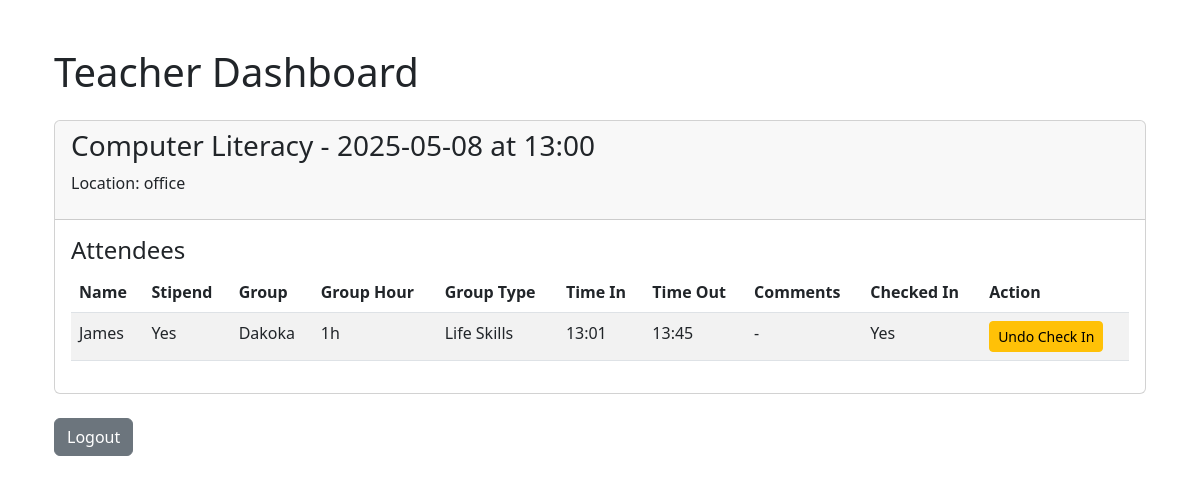
Before: /teacher/dashboard (signed in) with the older database file.
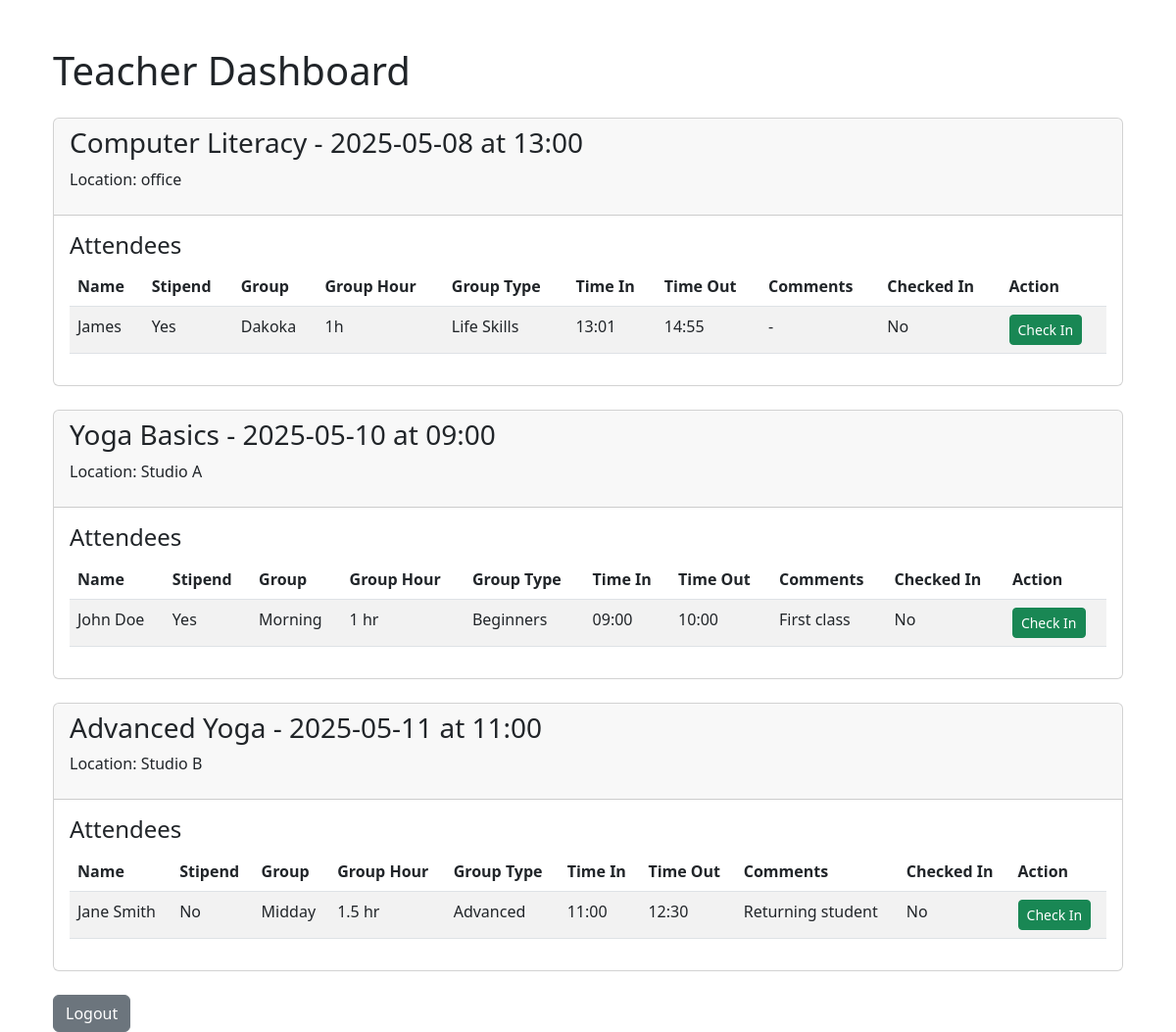
After: the same page with the newer database file.
### models.py (models this page shows)
class Class(db.Model):
    id = db.Column(db.Integer, primary_key=True)
    name = db.Column(db.String(100), nullable=False)
    date = db.Column(db.Date, nullable=False)
    time = db.Column(db.Time, nullable=False)
    teacher_id = db.Column(db.Integer, db.ForeignKey('user.id'), nullable=False)
    location = db.Column(db.String(100), nullable=False)
    attendees = db.relationship('Attendee', backref='class_ref', lazy=True, cascade="all, delete-orphan")

class Attendee(db.Model):
    id = db.Column(db.Integer, primary_key=True)
    name = db.Column(db.String(100), nullable=False)
    stipend = db.Column(db.Boolean, default=False)
    group = db.Column(db.String(50), nullable=True)
    comments = db.Column(db.String(200), nullable=True)
    checked_in = db.Column(db.Boolean, default=False)
    class_id = db.Column(db.Integer, db.ForeignKey('class.id'), nullable=False)
    group_hour = db.Column(db.String(50), nullable=True)  # e.g., "1 hr" or "10:00 AM"
    group_type = db.Column(db.String(50), nullable=True)  # e.g., "Beginners", "Advanced"
    time_in = db.Column(db.Time, nullable=True)  # Check-in time
    time_out = db.Column(db.Time, nullable=True)  # Check-out time

### routes/teacher.py (the view)
@bp.route('/teacher/dashboard')
@login_required
def dashboard():
    if current_user.role != 'teacher':
        flash('Access denied: Teachers only.', 'danger')
        return redirect(url_for('auth.login'))
    classes = Class.query.filter_by(teacher_id=current_user.id).all()
    return render_template('dashboard_teacher.html', classes=classes)

### app.py (called while the page is built)
@login_manager.user_loader
def load_user(user_id):
    from models import User
    return User.query.get(int(user_id))

### templates/dashboard_teacher.html (shortened to what this page needs)
{% extends 'base.html' %}
{% block content %}
<div class="container mt-5">
    <h1 class="mb-4">Teacher Dashboard</h1>
    {% if classes %}
        {% for class_ in classes %}
            <div class="card mb-4">
                <div class="card-header">
                    <h3>{{ class_.name }} - {{ class_.date.strftime('%Y-%m-%d') }} at {{ class_.time.strftime('%H:%M') }}</h3>
                    <p>Location: {{ class_.location }}</p>
                </div>
                <div class="card-body">
                    <h4>Attendees</h4>
                    {% if class_.attendees %}
                        <table class="table table-striped">
                            <thead>
                                <tr>
                                    <th>Name</th>
                                    <th>Stipend</th>
                                    <th>Group</th>
                                    <th>Group Hour</th>
                                    <th>Group Type</th>
                                    <th>Time In</th>
                                    <th>Time Out</th>
                                    <th>Comments</th>
                                    <th>Checked In</th>
                                    <th>Action</th>
                                </tr>
                            </thead>
                            <tbody>
                                {% for attendee in class_.attendees %}
                                    <tr>
                                        <td>{{ attendee.name }}</td>
                                        <td>{{ 'Yes' if attendee.stipend else 'No' }}</td>
                                        <td>{{ attendee.group or '-' }}</td>
                                        <td>{{ attendee.group_hour or '-' }}</td>
                                        <td>{{ attendee.group_type or '-' }}</td>
                                        <td>{{ attendee.time_in.strftime('%H:%M') if attendee.time_in else '-' }}</td>
                                        <td>{{ attendee.time_out.strftime('%H:%M') if attendee.time_out else '-' }}</td>
                                        <td>{{ attendee.comments or '-' }}</td>
                                        <td>{{ 'Yes' if attendee.checked_in else 'No' }}</td>
                                        <td>
                                            <form action="{{ url_for('teacher.check_in', attendee_id=attendee.id) }}" method="POST">
                                                <button type="submit" class="btn btn-sm {{ 'btn-success' if not attendee.checked_in else 'btn-warning' }}">
                                                    {{ 'Check In' if not attendee.checked_in else 'Undo Check In' }}
                                                </button>
                                            </form>
                                        </td>
                                    </tr>
                                {% endfor %}
                            </tbody>
                        </table>
                    {% else %}
                        <p>No attendees registered for this class.</p>
                    {% endif %}
                </div>
            </div>
        {% endfor %}
    {% else %}
        <p>No classes assigned to you.</p>
    {% endif %}
    <a href="{{ url_for('auth.logout') }}" class="btn btn-secondary">Logout</a>
</div>
{% endblock %}

### templates/base.html (shortened to what this page needs)
<!DOCTYPE html>
<html lang="en">
<head>
    <link href="https://cdn.jsdelivr.net/npm/bootstrap@5.3.0/dist/css/bootstrap.min.css" rel="stylesheet">
    <link href="https://cdn.jsdelivr.net/npm/bootstrap-icons/font/bootstrap-icons.css" rel="stylesheet">
</head>
<body>
    <div class="container mt-3">
        {% block content %}
        {% endblock %}
    </div>
</body>
</html>

Changed rows visible on the page:
changed Attendee "James": time_out "13:45" → "14:55"; checked_in "Yes" → "No"; checked_in "Undo Check In" → "Check In"
added Class: name "Yoga Basics", date "2025-05-10", time "09:00", location "Studio A"
added Attendee: name "John Doe", stipend "Yes", group "Morning", group_hour "1 hr", group_type "Beginners", time_in "09:00", time_out "10:00", comments "First class", checked_in "No", checked_in "Check In", shown under "Yoga Basics"
added Class: name "Advanced Yoga", date "2025-05-11", time "11:00", location "Studio B"
added Attendee: name "Jane Smith", stipend "No", group "Midday", group_hour "1.5 hr", group_type "Advanced", time_in "11:00", time_out "12:30", comments "Returning student", checked_in "No", checked_in "Check In", shown under "Advanced Yoga"
